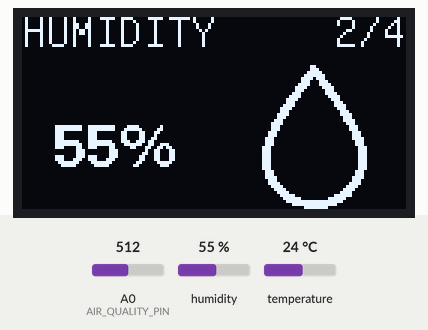
Bench run of a sketch on a simulated Arduino Uno, built with avr-gcc and run on an emulated ATmega328P. Parts: 128×64 one-colour display. Inputs (shaded band) come from the test bench; at power-on: A0 (AIR_QUALITY_PIN) = 512, humidity 55 %, temperature 24 °C.

Above: at 3.1 s.
3.2 s: A0 (AIR_QUALITY_PIN) set to 490
At 7.5 s:
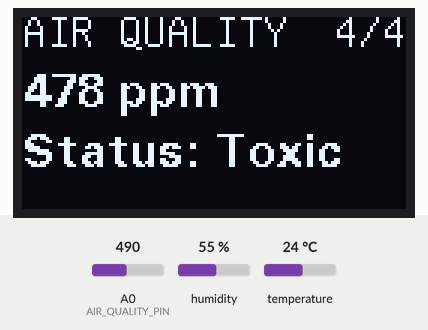
10.8 s: A0 (AIR_QUALITY_PIN) set to 306
At 17.2 s:
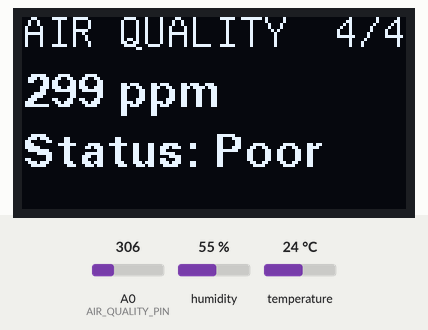
17.7 s: A0 (AIR_QUALITY_PIN) set to 190
25.3 s: humidity set to 22 %
29.0 s: A0 (AIR_QUALITY_PIN) set to 141
At 34.8 s:
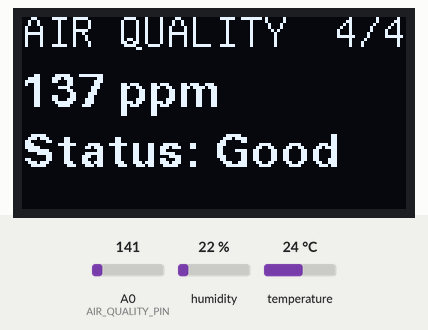
35.9 s: A0 (AIR_QUALITY_PIN) set to 900
At 43.9 s:
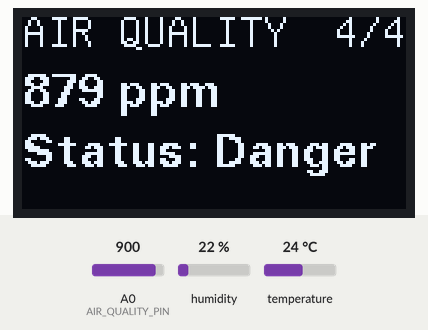
Timing chart, 0 to 44.5 s (numbered marks = the images above; inputs shaded):
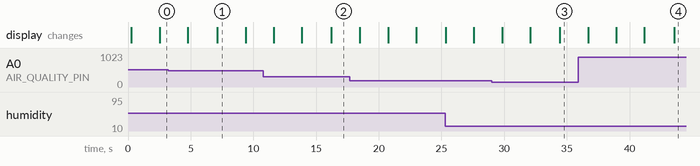

The sketch:

final_draft_air-heat-monitoring.ino
```cpp
#include "U8glib.h"
#include <DHT.h>

#define DHTPIN 2
#define DHTTYPE DHT11
#define AIR_QUALITY_PIN A0
DHT dht(DHTPIN, DHTTYPE);

// Setup u8g object
U8GLIB_SSD1306_128X64 u8g(U8G_I2C_OPT_NO_ACK); // Display which does not send AC

// Bitmaps
#define temperature_width 18
#define temperature_height 47
static const unsigned char temperature_bits[] PROGMEM = {
   0xc0, 0x0f, 0x00, 0xe0, 0x1f, 0x00, 0x70, 0x38, 0x00, 0x30, 0x30, 0x00,
   0x30, 0x30, 0x00, 0x30, 0x30, 0x00, 0x30, 0x30, 0x00, 0x30, 0x30, 0x00,
   0x30, 0x30, 0x00, 0xb0, 0x37, 0x00, 0xb0, 0x37, 0x00, 0x30, 0x30, 0x00,
   0xb0, 0x37, 0x00, 0xb0, 0x37, 0x00, 0x30, 0x30, 0x00, 0x30, 0x30, 0x00,
   0xb0, 0x37, 0x00, 0xb0, 0x37, 0x00, 0x30, 0x30, 0x00, 0xb0, 0x37, 0x00,
   0xb0, 0x37, 0x00, 0xb0, 0x37, 0x00, 0x30, 0x30, 0x00, 0xb0, 0x37, 0x00,
   0xb0, 0x37, 0x00, 0xb0, 0x37, 0x00, 0xb0, 0x37, 0x00, 0xb0, 0x37, 0x00,
   0xb0, 0x37, 0x00, 0xb0, 0x37, 0x00, 0x98, 0x67, 0x00, 0x8c, 0xc7, 0x00,
   0xc6, 0x8f, 0x01, 0xe2, 0x1f, 0x01, 0xf3, 0x3f, 0x03, 0xf3, 0x3f, 0x03,
   0xf3, 0x3f, 0x03, 0xf3, 0x3f, 0x03, 0xf3, 0x3f, 0x03, 0xf3, 0x3f, 0x03,
   0xf3, 0x3f, 0x03, 0xe6, 0x9f, 0x01, 0xc6, 0x8f, 0x01, 0x0c, 0xc0, 0x00,
   0x38, 0x70, 0x00, 0xf0, 0x3f, 0x00, 0xc0, 0x0f, 0x00 };

#define humid_width 35
#define humid_height 48
static unsigned char humid_bits[] U8G_PROGMEM = {
   0x00, 0x00, 0x03, 0x00, 0x00, 0x00, 0x00, 0x07, 0x00, 0x00, 0x00, 0x80,
   0x0f, 0x00, 0x00, 0x00, 0xc0, 0x1f, 0x00, 0x00, 0x00, 0xe0, 0x1d, 0x00,
   0x00, 0x00, 0xe0, 0x38, 0x00, 0x00, 0x00, 0xf0, 0x78, 0x00, 0x00, 0x00,
   0x78, 0xf0, 0x00, 0x00, 0x00, 0x38, 0xe0, 0x00, 0x00, 0x00, 0x1c, 0xe0,
   0x01, 0x00, 0x00, 0x1e, 0xc0, 0x03, 0x00, 0x00, 0x0f, 0x80, 0x03, 0x00,
   0x00, 0x07, 0x00, 0x07, 0x00, 0x80, 0x07, 0x00, 0x0f, 0x00, 0xc0, 0x03,
   0x00, 0x0e, 0x00, 0xc0, 0x01, 0x00, 0x1c, 0x00, 0xe0, 0x01, 0x00, 0x3c,
   0x00, 0xe0, 0x00, 0x00, 0x38, 0x00, 0x70, 0x00, 0x00, 0x78, 0x00, 0x78,
   0x00, 0x00, 0x70, 0x00, 0x38, 0x00, 0x00, 0xe0, 0x00, 0x38, 0x00, 0x00,
   0xe0, 0x00, 0x1c, 0x00, 0x00, 0xc0, 0x01, 0x1c, 0x00, 0x00, 0xc0, 0x01,
   0x0e, 0x00, 0x00, 0xc0, 0x03, 0x0e, 0x00, 0x00, 0x80, 0x03, 0x0e, 0x00,
   0x00, 0x80, 0x03, 0x07, 0x00, 0x00, 0x00, 0x07, 0x07, 0x00, 0x00, 0x00,
   0x07, 0x07, 0x00, 0x00, 0x00, 0x07, 0x07, 0x00, 0x00, 0x00, 0x07, 0x07,
   0x00, 0x00, 0x00, 0x07, 0x07, 0x00, 0x00, 0x00, 0x07, 0x07, 0x00, 0x00,
   0x00, 0x07, 0x07, 0x00, 0x00, 0x00, 0x07, 0x0e, 0x00, 0x00, 0x80, 0x03,
   0x0e, 0x00, 0x00, 0x80, 0x03, 0x1e, 0x00, 0x00, 0xc0, 0x03, 0x1c, 0x00,
   0x00, 0xc0, 0x01, 0x3c, 0x00, 0x00, 0xe0, 0x01, 0x78, 0x00, 0x00, 0xf0,
   0x00, 0xf0, 0x00, 0x00, 0x78, 0x00, 0xe0, 0x01, 0x00, 0x3c, 0x00, 0xc0,
   0x07, 0x00, 0x3f, 0x00, 0x80, 0x1f, 0xc0, 0x0f, 0x00, 0x00, 0xff, 0xff,
   0x07, 0x00, 0x00, 0xfc, 0xff, 0x01, 0x00, 0x00, 0xc0, 0x3f, 0x00, 0x00 };
uint8_t draw_state = 0;

// Function to read air quality from the sensor
int readAirQuality() {
  int sensorValue = analogRead(AIR_QUALITY_PIN);
  // Convert the analog reading to ppm (this will vary based on the specific sensor and calibration)
  // Here, we use a simple conversion for demonstration purposes
  int ppm = map(sensorValue, 0, 1023, 0, 1000);
  return ppm;
}

// Function to get air quality category based on ppm value
String getAirQualityCategory(int ppm) {
  if (ppm < 151) return "Good";
  else if (ppm < 200) return "Fair";
  else if (ppm < 300) return "Poor";
  else if (ppm < 500) return "Toxic";
  else return "Danger";
}

void draw() {
  u8g.setFont(u8g_font_unifont);
  u8g.setPrintPos(0, 10);

  switch(draw_state) {
    case 0: {
      u8g.print("TEMPERATURE  1/4");
      u8g.setFont(u8g_font_fub14);
      u8g.setPrintPos(10, 50);
      int temp = round(dht.readTemperature() * 10) / 10.0;
      u8g.print(String(temp) + " C");
      u8g.drawXBMP(80, 16, temperature_width, temperature_height, temperature_bits);
      break;
    }
    case 1: {
      u8g.print("HUMIDITY     2/4");
      u8g.setFont(u8g_font_fub14);
      u8g.setPrintPos(10, 50);
      u8g.print(String(int(dht.readHumidity())) + "%");
      u8g.drawXBMP(80, 16, humid_width, humid_height, humid_bits);
      break;
    }
    case 2: {
      u8g.print("HEAT INDEX   3/4");
      u8g.setFont(u8g_font_fub14);
      u8g.setPrintPos(10, 50);
      int hic = round(dht.computeHeatIndex(dht.readTemperature(), dht.readHumidity(), false) * 10) / 10.0;
      u8g.print(String(hic) + " C");
      break;
    }
    case 3: {
      u8g.print("AIR QUALITY  4/4");
      u8g.setFont(u8g_font_fub11);
      u8g.setPrintPos(0, 30);
      int airQuality = readAirQuality();
      String airQualityCategory = getAirQualityCategory(airQuality);
      u8g.print(String(airQuality) + " ppm");
      u8g.setPrintPos(0, 50);
      u8g.print("Status: " + airQualityCategory);
      break;
    }
  }
}

void setup() {
  Serial.begin(9600);
  dht.begin();
}

void loop() {
  u8g.firstPage();
  do {
    draw();
  } while (u8g.nextPage());

  draw_state = (draw_state + 1) % 4;
  delay(2000);
}
```

Measured:
- after the input at 3.2 s, the display: first differs from a run without the input after 3.9 s (image 1)
- after the input at 10.8 s, the display: first differs from a run without the input after 5.4 s (image 2)
- after the input at 29.0 s, the display: first differs from a run without the input after 5.4 s (image 3)
- after the input at 35.9 s, the display: first differs from a run without the input after 7.7 s (image 4)
- what the display in image 1 shows lasts 2.3 s, from 7.1 s to 9.4 s
